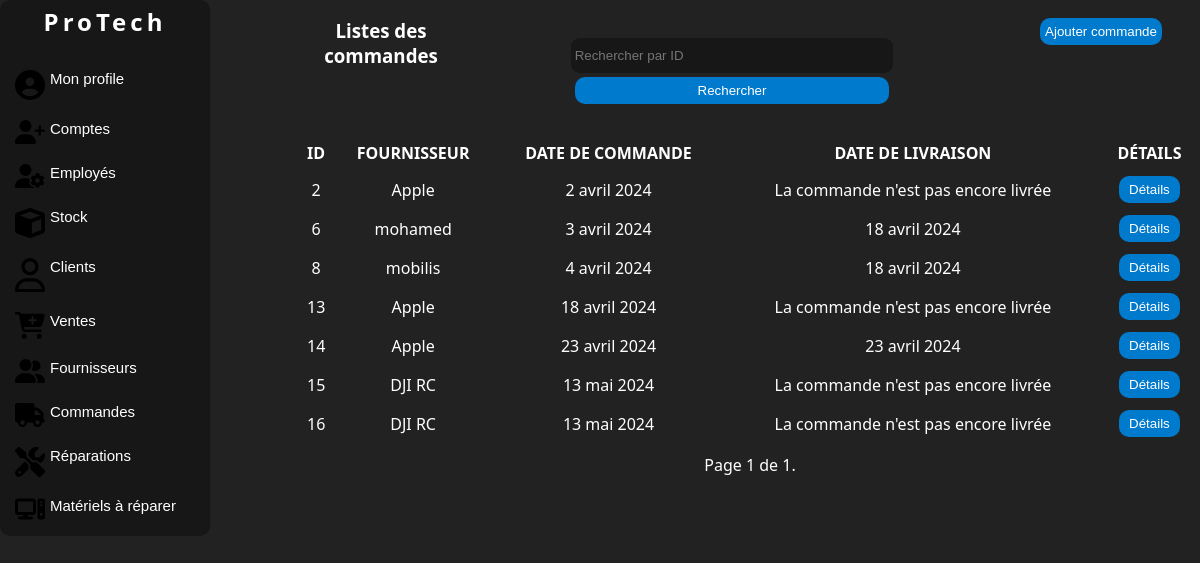
The page /commandes/ (signed in) on the database as committed earlier.
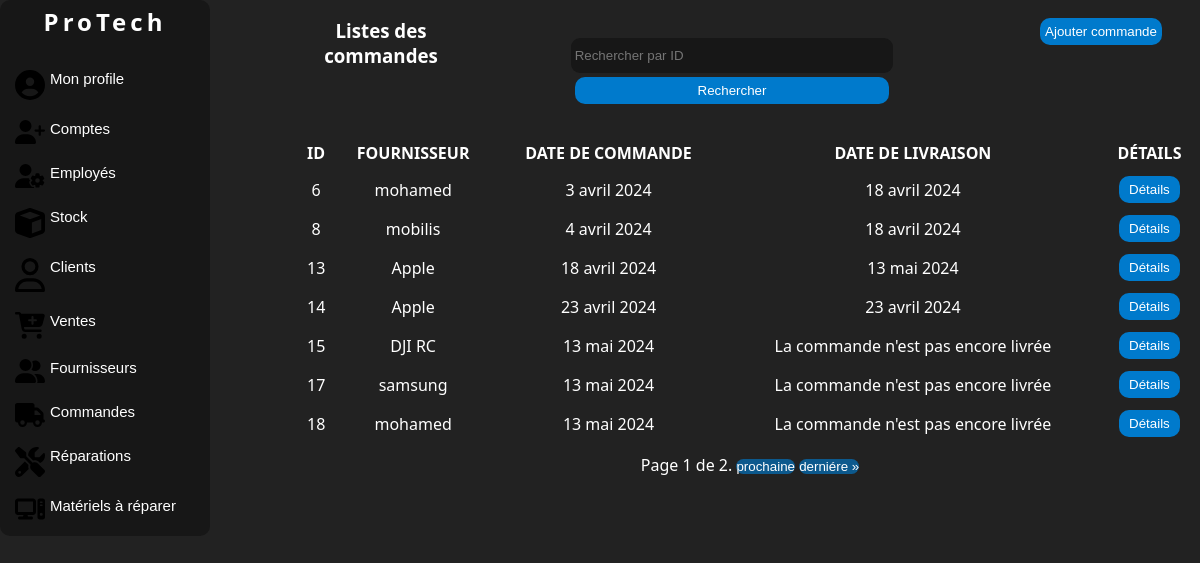
The same page on the database as committed later.
### manager/models.py (models this page shows, shortened)
class PurchaseOrder(models.Model):
    supplier = models.ForeignKey(Supplier, on_delete=models.SET_NULL, null=True, blank=True, db_column='Fournisseur')
    order_date = models.DateField(auto_now_add=True, db_column='Date de commande')
    delivery_date = models.DateField(null=True, blank=True, db_column='Date de livraison')
    class Meta:
        db_table = 'Commande'

class Supplier(models.Model):
    name = models.CharField(max_length=100, db_column='Nom')
    phone = PhoneNumberField(unique=True, region='DZ', db_column='Téléphone')
    email = models.EmailField(unique=True, db_column='Email')
    address = models.TextField(db_column='Adresse')
    class Meta:
        db_table = 'Fournisseur'

### manager/views.py (the view)
# urls.py: path('commandes/', views.PurchaseOrderListView.as_view(), name='purchase-order-list'),
class PurchaseOrderListView(LoginRequiredMixin,RoleRequiredMixin, ListView):
    model = PurchaseOrder
    template_name = 'listecommande.html'
    context_object_name = 'purchase_orders'
    paginate_by = 7
    form_class = FilterForm
    required_roles = ['Admin', 'Employé']
    def get_queryset(self):
        queryset = super().get_queryset()
        query = self.request.GET.get('query')
        if query:
            queryset = queryset.filter(id=query)
        return queryset
    def get_context_data(self, **kwargs):
        context = super().get_context_data(**kwargs)
        context['form'] = FilterForm(self.request.GET)
        return context

### manager/forms.py
class FilterForm(forms.Form):
    query = forms.IntegerField(label='', required=False,
                               widget=forms.TextInput(attrs={'placeholder': 'Rechercher par ID'}))

### manager/views.py (called while the page is built)
    def dispatch(self, request, *args, **kwargs):
        if not request.user.is_authenticated:
            return self.handle_no_permission()
        if not self.required_roles:  # if no role is required, continue
            return super().dispatch(request, *args, **kwargs)
        if not request.user.employee.role in self.required_roles:
            messages.error(request, 'Vous n\'avez pas la permission de consulter cette page.')
            return redirect('dashboard')  # or wherever
        return super().dispatch(request, *args, **kwargs)

### manager/templates/listecommande.html (shortened to what this page needs)
{% load static %}
{% load auth_extras %}
<!DOCTYPE html>
<html lang="en">
<head>
    <link rel="stylesheet" href="{% static 'css/style.css' %}">
    <link rel="stylesheet" href="{% static 'css/accueil.css' %}">
</head>
<body>
<div class="corp">
    <div class="nav">
        <div class="logo">
            <a href="{% url 'home' %}" class="link"><h2>ProTech</h2></a>
        </div>
        <br>
        <button class="value" onclick="location.href='{% url 'dashboard' %}'">
             Mon profile
        </button>
        {% if request.user.employee.role == 'Admin' %}
        <button class="value" onclick="location.href='{% url 'account-list' %}'">
            Comptes
        </button>
        <button class="value" onclick="location.href='{% url 'employee-list' %}'">
            Employés
        </button>
        {% endif %}
        {% if request.user.employee.role == 'Admin' or request.user.employee.role == 'Employé' %}
        <button class="value" onclick="location.href='{% url 'products-list' %}'">
            Stock
        </button>
        <button class="value" onclick="location.href='{% url 'client-list' %}'">
            Clients
        </button>
        <button class="value" onclick="location.href='{% url 'sale-list' %}'">
            Ventes
        </button>
        <button class="value" onclick="location.href='{% url 'supplier-list' %}'">
            Fournisseurs
        </button>
        <button class="value" onclick="location.href='{% url 'purchase-order-list' %}'">
            Commandes
        </button>
        {% endif %}
        {% if request.user.employee.role == 'Admin' or request.user.employee.role == 'Réparateur' %}
        <button class="value" onclick="location.href='{% url 'repair-list' %}'">
            Réparations
        </button>
        <button class="value" onclick="location.href='{% url 'hardware-list' %}'">
            Matériels à réparer
        </button>
        {% endif %}
    </div>
    <div class="liste">
        <div class="c1">
            <div class="colone1"><h3>Listes des commandes</h3></div>
            <div class="colone1">
                <form method="GET" action="">
                    {{ form }}
                    <button class="button" type="submit">Rechercher</button>
                </form>
            </div>
            <div class="colone1">
                <button class="button"><a href="{% url 'add-purchase-order' %}" class="link">Ajouter commande</a></button>
            </div>
        </div>
        <div class="c2">
            {% if purchase_orders %}
            <table>
                <thead>
                <tr>
                    <th>Id</th>
                    <th>Fournisseur</th>
                    <th>Date de commande</th>
                    <th>Date de livraison</th>
                    <th>Détails</th>
                </tr>
                </thead>
                <tbody id="tbody">
                {% for purchase_order in page_obj %}
                <tr>
                    <td>{{ purchase_order.id }}</td>
                    <td>{{ purchase_order.supplier.name }}</td>
                    <td>{{ purchase_order.order_date }}</td>
                    <td>
                        {% if purchase_order.delivery_date %}
                            {{ purchase_order.delivery_date }}
                        {% else %}
                            La commande n'est pas encore livrée
                        {% endif %}
                    </td>
                    <td>
                        <button class="button" id="detai"
                                onclick="location.href='{% url 'purchase-order-detail' purchase_order.id %}';">Détails
                        </button>
                </tr>
                {% endfor %}
                </tbody>
            </table>
            {% else %}
            <p>Pas de commandes trouvées.</p>
            {% endif %}
            <div class="pagination">
                <span class="step-links">
                    <span class="current">
                        Page {{ page_obj.number }} de {{ page_obj.paginator.num_pages }}.
                    </span>
                    {% if page_obj.has_next %}
                    <button class="but" >     <a href="?page={{ page_obj.next_page_number }}">prochaine</a></button>
                    <button class="but" >    <a href="?page={{ page_obj.paginator.num_pages }}">derniére &raquo;</a></button>
                    {% endif %}
                </span>
            </div>
        </div>
    </div>
</div>
</body>
</html>

### manager/static/css/style.css (style rules this page uses)
* { padding: 0; margin: 0; }
body { background:#222 ; color: #fff; font-family:system-ui ; }
.corp { display: grid; grid-template-columns: 25% 75%; }
form { margin: auto; text-align: center; padding: 3%; }
input { width: 62%; height: 27px; outline: none; border: none; background: #111111a7; margin: 4px 0px; border-radius:9px ; padding: 4px; color:#fff; }
.button { width: 62%; height: 27px; border-radius:10px ; border: none; cursor: pointer; background: #007acc; color: white; transition: 0.7s; }
.but { border-radius:10px ; border: none; cursor: pointer; background: #007acca2; color: white; transition: 0.7s; }
.pagination a { text-decoration: none; color: white; }
.nav { display: flex; flex-direction: column; width: 200px; background: #111111a7 ; justify-content: center; border-radius: 10px; transition: 1s; padding: 5px; overflow: hidden; }
.liste { text-align: center; display: grid; grid-template-rows: 20% 80%; }
.c1 { margin-top: 2%; display: grid; grid-template-columns: 18% 60% 22%; }
.c2 { margin-top: 2%; }
table { width: 100%; text-align: center; margin: 10px 0; }
table th { text-transform: uppercase; }
th,td { padding: 5px; padding-left: 1px; }
#detai { width: 70%; }

### manager/static/css/accueil.css (style rules this page uses)
* { padding: 0; margin: 0; }
body { background:#222 ; color: #fff; font-family:system-ui ; }
.link { text-decoration: none; color: white; }
.logo { text-align: center; letter-spacing: 4px; }
.value { font-size: 15px; background-color: transparent; border: none; padding: 10px; color: white; display: flex; position: relative; gap: 5px; cursor: pointer; border-radius: 10px; transition: 0.2s; box-sizing: border-box; }
.value::before { content: ""; position: absolute; top: 5px; left: -15px; width: 5px; height: 82%; background-color:#007acc ; border-radius: 5px; opacity: 0; transition: 1s; }
.value svg { width: 30px; }

Rows that differ between the two databases and show on the page:
removed PurchaseOrder: id "2", supplier.name "Apple", order_date "2 avril 2024", shows "La commande n'est pas encore livrée"
removed PurchaseOrder: id "16", supplier.name "DJI RC", order_date "13 mai 2024", shows "La commande n'est pas encore livrée"
changed PurchaseOrder id 13: delivery_date (not shown) → "13 mai 2024"; no longer shows "La commande n'est pas encore livrée"
added PurchaseOrder: id "17", supplier.name "samsung", order_date "13 mai 2024", shows "La commande n'est pas encore livrée"
added PurchaseOrder: id "18", supplier.name "mohamed", order_date "13 mai 2024", shows "La commande n'est pas encore livrée"
Other text that changed with them:
{{ page_obj.paginator.num_pages }}: "1" → "2"
text now shown: "prochaine derniére »"
